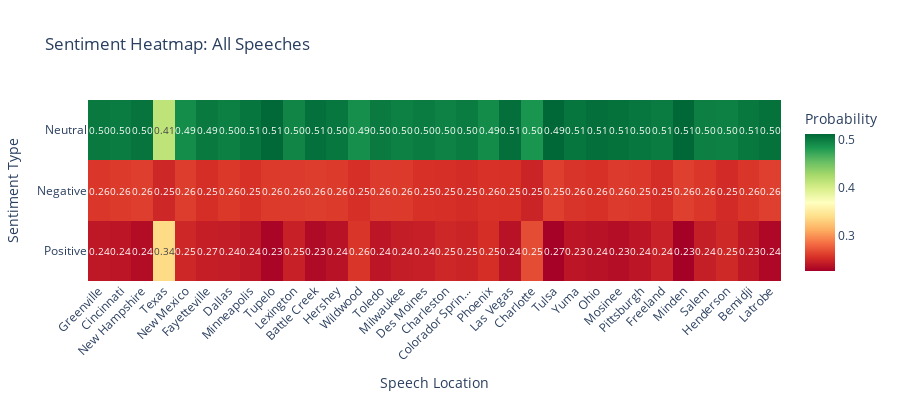

This figure's notebook cell:
### Markdown cell above
## Sentiment Heatmap

Visualizing sentiment patterns across speeches and time.

### Code cell
# Create sentiment heatmap
heatmap_data = sentiment_df[['positive', 'negative', 'neutral']].T
heatmap_data.columns = [f"{row['location'][:15]}..." if len(row['location']) > 15 
                        else row['location'] 
                        for _, row in sentiment_df.iterrows()]

fig = go.Figure(data=go.Heatmap(
    z=heatmap_data.values,
    x=heatmap_data.columns,
    y=['Positive', 'Negative', 'Neutral'],
    colorscale='RdYlGn',
    text=heatmap_data.values,
    texttemplate='%{text:.2f}',
    textfont={"size": 10},
    colorbar=dict(title="Probability")
))

fig.update_layout(
    title='Sentiment Heatmap: All Speeches',
    xaxis_title='Speech Location',
    yaxis_title='Sentiment Type',
    height=400,
    template='plotly_white'
)

fig.update_xaxes(tickangle=-45)
fig.show()

### Figure 1 — Plotly figure (JSON) as saved in the notebook; plotly's stock layout.template omitted (floating-point values rounded to 4 significant figures)
{"data": [{"colorbar": {"title": {"text": "Probability"}}, "colorscale": [[0, "rgb(165,0,38)"], [0.1, "rgb(215,48,39)"], [0.2, "rgb(244,109,67)"], [0.3, "rgb(253,174,97)"], [0.4, "rgb(254,224,139)"], [0.5, "rgb(255,255,191)"], [0.6, "rgb(217,239,139)"], [0.7, "rgb(166,217,106)"], [0.8, "rgb(102,189,99)"], [0.9, "rgb(26,152,80)"], [1, "rgb(0,104,55)"]], "text": [[0.2399, 0.2388, 0.2375, 0.3375, 0.2489, 0.2673, 0.2428, 0.24, 0.2282, 0.2454, 0.2314, 0.2365, 0.2566, 0.2387, 0.2429, 0.2444, 0.249, 0.2473, 0.253, 0.2362, 0.2532, 0.2674, 0.2261, 0.2386, 0.2334, 0.2437, 0.2365, 0.234, 0.238, 0.2455, 0.2256, 0.2437, 0.25, 0.2402, 0.2306], [0.2575, 0.2596, 0.26, 0.2489, 0.2603, 0.2475, 0.2579, 0.2547, 0.2595, 0.2591, 0.2604, 0.2593, 0.2537, 0.2591, 0.2588, 0.2546, 0.2536, 0.2517, 0.2551, 0.2548, 0.2512, 0.2469, 0.2612, 0.2562, 0.2611, 0.2533, 0.2548, 0.2591, 0.258, 0.2527, 0.2615, 0.2572, 0.2513, 0.2565, 0.2615], [0.5025, 0.5016, 0.5025, 0.4136, 0.4908, 0.4851, 0.4993, 0.5053, 0.5123, 0.4955, 0.5082, 0.5042, 0.4896, 0.5022, 0.4983, 0.501, 0.4974, 0.501, 0.4919, 0.509, 0.4956, 0.4857, 0.5128, 0.5052, 0.5056, 0.5029, 0.5087, 0.507, 0.5039, 0.5018, 0.5129, 0.4991, 0.4988, 0.5032, 0.5078]], "textfont": {"size": 10}, "texttemplate": "%{text:.2f}", "type": "heatmap", "x": ["Greenville", "Cincinnati", "New Hampshire", "Texas", "New Mexico", "Fayetteville", "Dallas", "Minneapolis", "Tupelo", "Lexington", "Battle Creek", "Hershey", "Wildwood", "Toledo", "Milwaukee", "Des Moines", "Charleston", "Colorador Sprin...", "Phoenix", "Las Vegas", "New Hampshire", "Charlotte", "Tulsa", "Yuma", "New Hampshire", "Fayetteville", "Ohio", "Mosinee", "Pittsburgh", "Freeland", "Minden", "Salem", "Henderson", "Bemidji", "Latrobe"], "y": ["Positive", "Negative", "Neutral"], "z": [[0.2399, 0.2388, 0.2375, 0.3375, 0.2489, 0.2673, 0.2428, 0.24, 0.2282, 0.2454, 0.2314, 0.2365, 0.2566, 0.2387, 0.2429, 0.2444, 0.249, 0.2473, 0.253, 0.2362, 0.2532, 0.2674, 0.2261, 0.2386, 0.2334, 0.2437, 0.2365, 0.234, 0.238, 0.2455, 0.2256, 0.2437, 0.25, 0.2402, 0.2306], [0.2575, 0.2596, 0.26, 0.2489, 0.2603, 0.2475, 0.2579, 0.2547, 0.2595, 0.2591, 0.2604, 0.2593, 0.2537, 0.2591, 0.2588, 0.2546, 0.2536, 0.2517, 0.2551, 0.2548, 0.2512, 0.2469, 0.2612, 0.2562, 0.2611, 0.2533, 0.2548, 0.2591, 0.258, 0.2527, 0.2615, 0.2572, 0.2513, 0.2565, 0.2615], [0.5025, 0.5016, 0.5025, 0.4136, 0.4908, 0.4851, 0.4993, 0.5053, 0.5123, 0.4955, 0.5082, 0.5042, 0.4896, 0.5022, 0.4983, 0.501, 0.4974, 0.501, 0.4919, 0.509, 0.4956, 0.4857, 0.5128, 0.5052, 0.5056, 0.5029, 0.5087, 0.507, 0.5039, 0.5018, 0.5129, 0.4991, 0.4988, 0.5032, 0.5078]]}], "layout": {"height": 400, "title": {"text": "Sentiment Heatmap: All Speeches"}, "xaxis": {"tickangle": -45, "title": {"text": "Speech Location"}}, "yaxis": {"title": {"text": "Sentiment Type"}}}}
